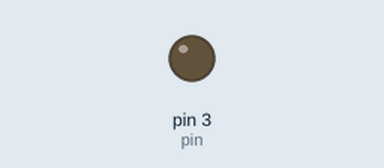
Bench run of a sketch on a simulated Arduino Uno, built with avr-gcc and run on an emulated ATmega328P. On the bench: output pins drawn as LEDs (lit = HIGH).

Above: at 0.05 s.
Timing chart, 0 to 5.9 s (numbered marks = the images above):
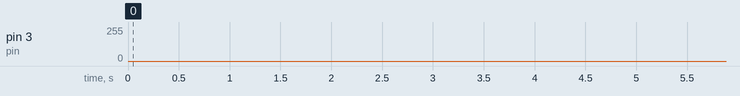

The sketch:

breathe_light.ino
```cpp
int pin = 3;
int flag = 0; //flag = 0，暗变亮，flag=1，亮变暗
int duty = 0; //初始化为暗

void setup() {
  // put your setup code here, to run once:
  pinMode(pin, OUTPUT);
}

void loop() {
  analogWrite(pin, duty);
  delay(5);
  if(flag == 0){
    duty++;
    if(duty >= 255) flag = 1;
  }else{
    duty--;
    if(duty <= 0) flag = 0;
  }
}
```
